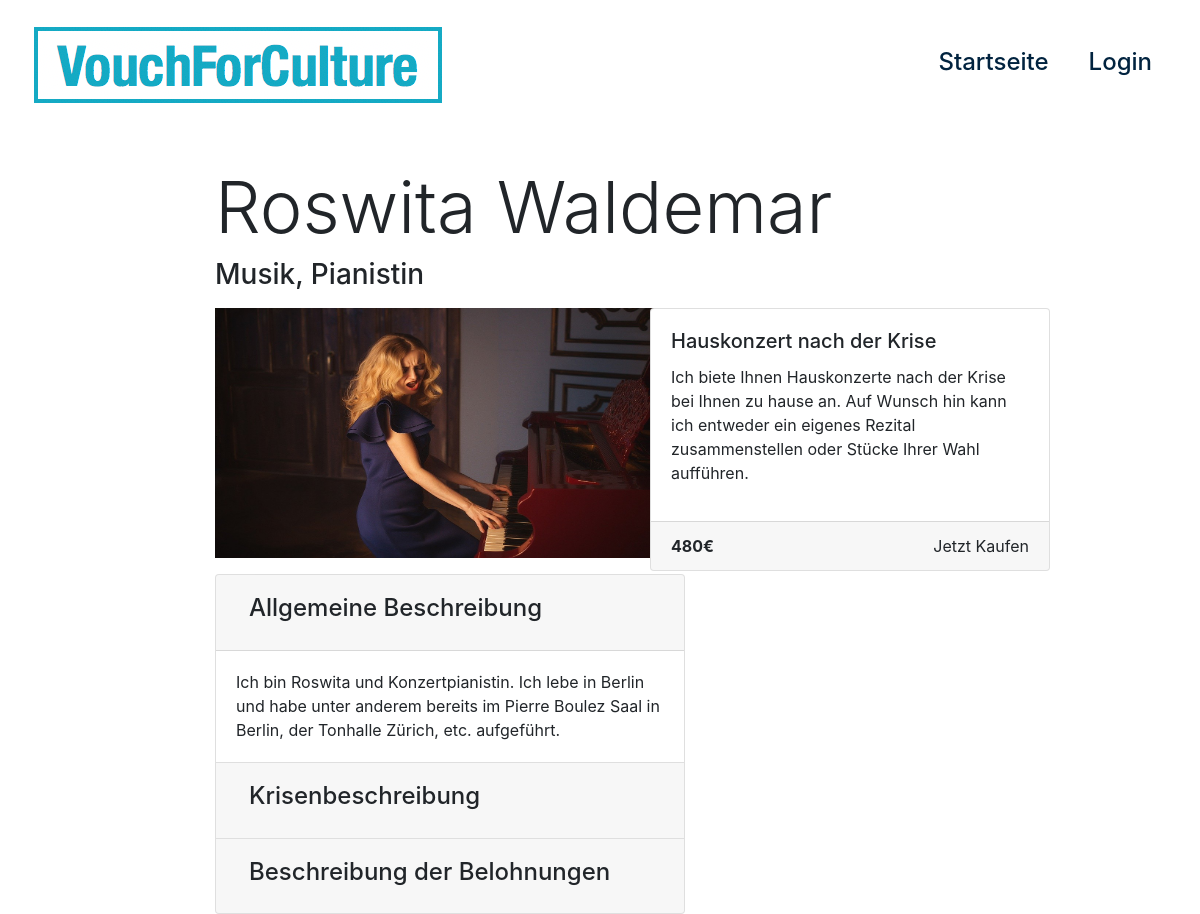
Page /page/3 on the committed database.
### app.py (models this page shows)
class Page(db.Model):
    id = db.Column(db.Integer, primary_key=True)
    creator_id = db.Column(db.Integer, db.ForeignKey("user.id"))
    artist_name = db.Column(db.String)
    artist_category = db.Column(db.String)
    artist_job = db.Column(db.String)
    artist_location_lat = db.Column(db.Float)
    artist_location_long = db.Column(db.Float)
    description_title = db.Column(db.String)
    description_general = db.Column(db.String)
    description_crisis = db.Column(db.String)
    description_rewards = db.Column(db.String)
    titlepicture_path = db.Column(db.String)
    media_path = db.Column(db.String)
    rewards = db.relationship('Reward', backref='Page', lazy=True)

class Reward(db.Model):
    Page_Id = db.Column(db.Integer, db.ForeignKey("page.id"))
    id = db.Column(db.Integer, primary_key=True)
    title = db.Column(db.String)
    description = db.Column(db.String)
    category_form = db.Column(db.String)
    category_time = db.Column(db.String)
    price = db.Column(db.Float)
    primary = db.Column(db.Boolean)
    active = db.Column(db.Boolean)

### app.py (the view)
@app.route("/page/<int:PageId>")
def page(PageId):
    pageName = "Test"
    page = Page.query.filter_by(id = PageId).first()
    rewards = Reward.query.filter(Reward.Page_Id == PageId).order_by(Reward.price.asc())
    return render_template("page.html", title=f"{pageName}", page=page, rewards=rewards)

### templates/page.html (shortened to what this page needs)
{% extends "layout.html" %}
{% import "bootstrap/wtf.html" as wtf %}
{% block body %}
<div class="container-fluid mt-3">
  <div class="row justify-content-center">
    <div class="col-8">
      <p>
        <h1 class="display-3">{{page.artist_name}}</h1>
        <h3>{{page.artist_category}}, {{page.artist_job}}</h3>
      </p>
    </div>
  </div>
  <div class="row justify-content-center">
    <div class="col-5">
      <img src={{page.titlepicture_path}} class="w-100 mb-3" style="height:250px;">
      <div class="accordion" id="accordionExample">
        <div class="card">
        <div class="card-header" id="headingOne">
            <button class="btn" type="button" data-toggle="collapse" data-target="#collapseOne" aria-expanded="true" aria-controls="collapseOne">
                <h4>Allgemeine Beschreibung</h4>
            </button>
        </div>
        <div id="collapseOne" class="collapse show" aria-labelledby="headingOne" data-parent="#accordionExample">
            <div class="card-body">
                {{page.description_general}}
            </div>
        </div>
        </div>
        <div class="card">
        <div class="card-header" id="headingTwo">
            <button class="btn collapsed" type="button" data-toggle="collapse" data-target="#collapseTwo" aria-expanded="false" aria-controls="collapseTwo">
                    <h4>Krisenbeschreibung</h4>
            </button>
        </div>
        </div>
        <div class="card">
        <div class="card-header" id="headingThree">
            <button class="btn collapsed" type="button" data-toggle="collapse" data-target="#collapseThree" aria-expanded="false" aria-controls="collapseThree">
                <h4>Beschreibung der Belohnungen</h4>
            </button>
        </div>
        </div>
      </div>
    </div>
    <div class="col-3">
      <div class="card-deck justify-content-center">
        {% for r in rewards %}
        <div class="card mb-3" style="min-width:400px; max-width:400px;">
        <div class="card-body">
            <h5 class="card-title">{{r.title}}</h5>
            <p class="card-text">{{r.description}}</p>
        </div>
        <div class="card-footer">
            <strong>{{r.price | int}}€</strong> <span class="float-right">Jetzt Kaufen</span>
        </div>
        </div>
        {% endfor %}
      </div>
    </div>
  </div>
</div>
{% endblock %}

### static/main.css (style rules this page uses)
body { padding: 0; margin: 0; background: #fff; }

### rows in the picture
Page: artist_name "Roswita Waldemar", artist_category "Musik", artist_job "Pianistin", titlepicture_path (picture), description_general "Ich bin Roswita und Konzertpianistin. Ich lebe in Berlin und habe unter anderem bereits im Pierre Boulez Saal in Berlin, der Tonhalle Zürich, etc. aufgeführt."
Reward: title "Hauskonzert nach der Krise", description "Ich biete Ihnen Hauskonzerte nach der Krise bei Ihnen zu hause an. Auf Wunsch hin kann ich entweder ein eigenes Rezital zusammenstellen oder Stücke Ihrer Wahl aufführen.", price "480"
